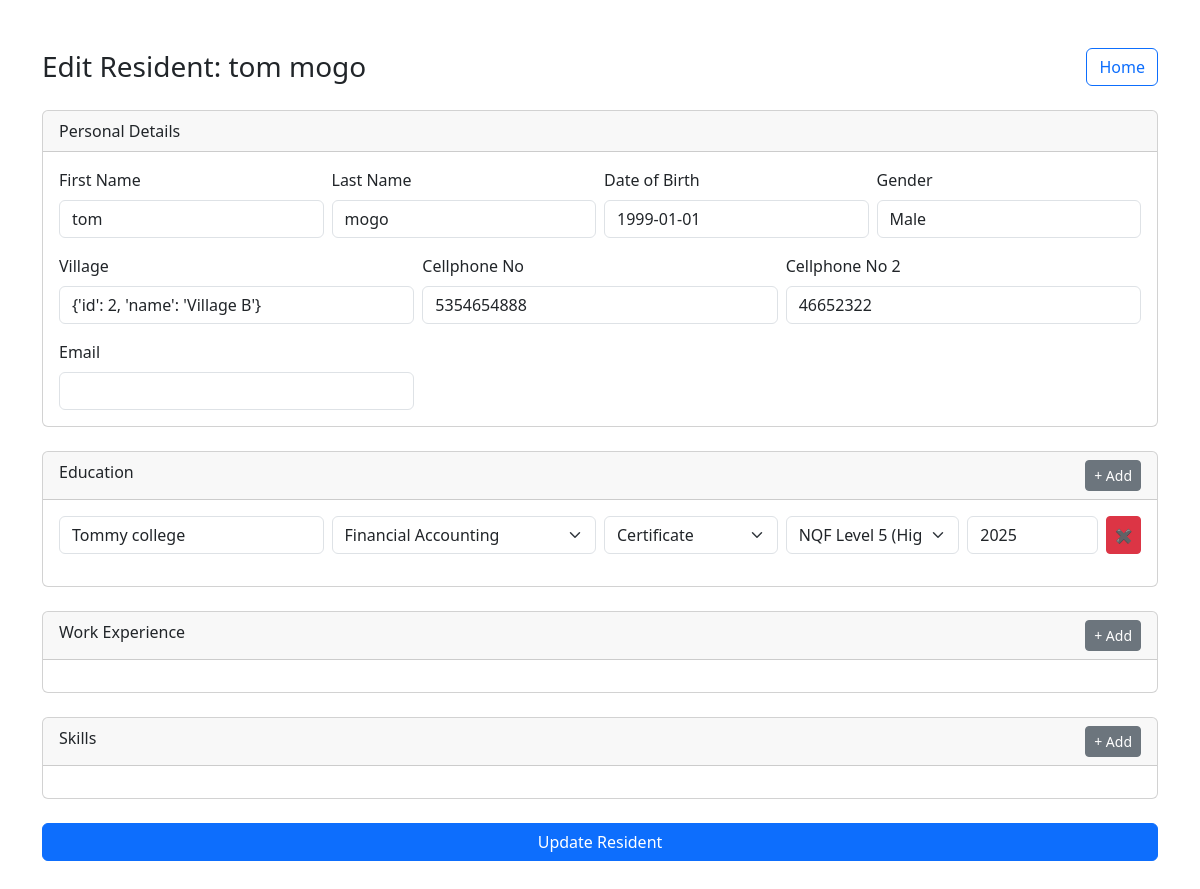
The app's page /edit-resident/3 with its own data.
### app/models.py (models this page shows)
class Resident(Base):
    __tablename__ = "residents"
    id = Column(Integer, primary_key=True, index=True)
    first_name = Column(String, nullable=False)
    last_name = Column(String, nullable=False)
    dob = Column(Date, nullable=False)
    gender = Column(String, nullable=False)
    village = Column(String, nullable=False)
    cellphone_no = Column(String, nullable=False)
    cellphone_no2 = Column(String)
    email = Column(String)
    qualifications = relationship("Qualification", back_populates="resident", cascade="all, delete-orphan")
    experiences = relationship("Experience", back_populates="resident", cascade="all, delete-orphan")
    skills = relationship("Skill", back_populates="resident", cascade="all, delete-orphan")

class Qualification(Base):
    __tablename__ = "qualifications"
    id = Column(Integer, primary_key=True, index=True)
    institution = Column(String)
    name = Column(String)
    type = Column(String)
    level = Column(String)
    year = Column(String)
    resident_id = Column(Integer, ForeignKey("residents.id"))
    resident = relationship("Resident", back_populates="qualifications")

### app/resident_routes.py (the view)
@router.get("/edit-resident/{resident_id}", response_class=HTMLResponse)
async def edit_resident_form(request: Request, resident_id: int, db: Session = Depends(get_db)):
    resident = db.query(Resident).filter(Resident.id == resident_id).first()
    if not resident:
        return RedirectResponse(url="/", status_code=303)
    villages = get_all_villages()
    qualifications = get_all_qualifications()
    return templates.TemplateResponse(
        "edit_resident.html",
        {
            "request": request,
            "resident": resident,
            "villages": villages,
            "qualifications": qualifications
        }
    )

### app/templates/edit_resident.html (shortened to what this page needs)
<!DOCTYPE html>
<html>
<head>
    <link href="https://cdn.jsdelivr.net/npm/bootstrap@5.3.3/dist/css/bootstrap.min.css" rel="stylesheet">
    <link rel="stylesheet" href="https://cdn.jsdelivr.net/npm/flatpickr/dist/flatpickr.min.css">
</head>
<body>
<div class="container mt-5">
<div class="d-flex justify-content-between align-items-center mb-4">
  <h3 class="mb-0">Edit Resident: {{ resident.first_name }} {{ resident.last_name }}</h3>
  <a href="/" class="btn btn-outline-primary">Home</a>
</div>
<form method="post" action="/edit-resident/{{ resident.id }}">
<div class="card mb-4">
    <div class="card-header">Personal Details</div>
    <div class="card-body">
        <div class="row g-2 mb-3">
            <div class="col-md-3">
                <label class="form-label">First Name</label>
                <input type="text" class="form-control" value="{{ resident.first_name }}" readonly>
            </div>
            <div class="col-md-3">
                <label class="form-label">Last Name</label>
                <input type="text" class="form-control" value="{{ resident.last_name }}" readonly>
            </div>
            <div class="col-md-3">
                <label class="form-label">Date of Birth</label>
                <input type="text" class="form-control" value="{{ resident.dob }}" readonly>
            </div>
            <div class="col-md-3">
                <label class="form-label">Gender</label>
                <input type="text" class="form-control" value="{{ resident.gender }}" readonly>
            </div>
        </div>
        <div class="row g-2 mb-3">
            <div class="col-md-4">
                <label class="form-label">Village</label>
                <input type="text" class="form-control" value="{{ resident.village }}" readonly>
            </div>
            <div class="col-md-4">
                <label class="form-label">Cellphone No</label>
                <input type="text" name="cellphone_no" class="form-control"
                       value="{{ resident.cellphone_no }}" required>
            </div>
            <div class="col-md-4">
                <label class="form-label">Cellphone No 2</label>
                <input type="text" name="cellphone_no2" class="form-control"
                       value="{{ resident.cellphone_no2 or '' }}">
            </div>
        </div>
        <div class="row g-2">
            <div class="col-md-4">
                <label class="form-label">Email</label>
                <input type="email" name="email" class="form-control"
                       value="{{ resident.email or '' }}">
            </div>
        </div>
    </div>
</div>
<div class="card mb-4">
    <div class="card-header d-flex justify-content-between">
        <span>Education</span>
        <button type="button" class="btn btn-sm btn-secondary" onclick="addEducation()">+ Add</button>
    </div>
    <div class="card-body" id="education-section">
        {% for qualification in resident.qualifications %}
        <div class="row g-2 mb-3 education-row">
            <div class="col-md-3">
                <input name="education_institution[]" class="form-control"
                       value="{{ qualification.institution or '' }}" placeholder="Institution">
            </div>
            <div class="col-md-3">
                <select name="education_name[]" class="form-select" required>
                    {% for field, names in qualifications.names.items() %}
                        <optgroup label="{{ field }}">
                            {% for name in names %}
                                <option value="{{ name }}"
                                    {% if qualification.name == name %}selected{% endif %}>
                                    {{ name }}
                                </option>
                            {% endfor %}
                        </optgroup>
                    {% endfor %}
                </select>
            </div>
            <div class="col-md-2">
                <select name="education_type[]" class="form-select" required>
                    {% for type in qualifications.types %}
                        <option value="{{ type }}"
                            {% if qualification.type == type %}selected{% endif %}>
                            {{ type }}
                        </option>
                    {% endfor %}
                </select>
            </div>
            <div class="col-md-2">
                <select name="education_level[]" class="form-select" required>
                    {% for level in qualifications.levels %}
                        <option value="{{ level }}"
                            {% if qualification.level == level %}selected{% endif %}>
                            {{ level }}
                        </option>
                    {% endfor %}
                </select>
            </div>
            <div class="col-md-2 d-flex">
                <input name="education_year[]" class="form-control"
                       value="{{ qualification.year or '' }}" placeholder="Year">
                <button type="button" class="btn btn-danger btn-sm ms-2"
                        onclick="deleteEducationRow(this)">✖</button>
            </div>
        </div>
        {% endfor %}
    </div>
</div>
<div class="card mb-4">
    <div class="card-header d-flex justify-content-between">
        <span>Work Experience</span>
        <button type="button" class="btn btn-sm btn-secondary" onclick="addExperience()">+ Add</button>
    </div>
    <div class="card-body" id="experience-section">
    </div>
</div>
<div class="card mb-4">
    <div class="card-header d-flex justify-content-between">
        <span>Skills</span>
        <button type="button" class="btn btn-sm btn-secondary" onclick="addSkill()">+ Add</button>
    </div>
    <div class="card-body" id="skills-section">
    </div>
</div>
<button type="submit" class="btn btn-primary w-100 mb-5">
    Update Resident
</button>
</form>
</div>
</body>
</html>

### records on screen
Resident: first_name "tom", last_name "mogo", dob "1999-01-01", gender "Male", village "{'id': 2, 'name': 'Village B'}", cellphone_no "5354654888", cellphone_no2 "46652322"
Qualification: institution "Tommy college", name "Financial Accounting", type "Certificate", level "NQF Level 5 (Higher Certificate)", year "2025"
